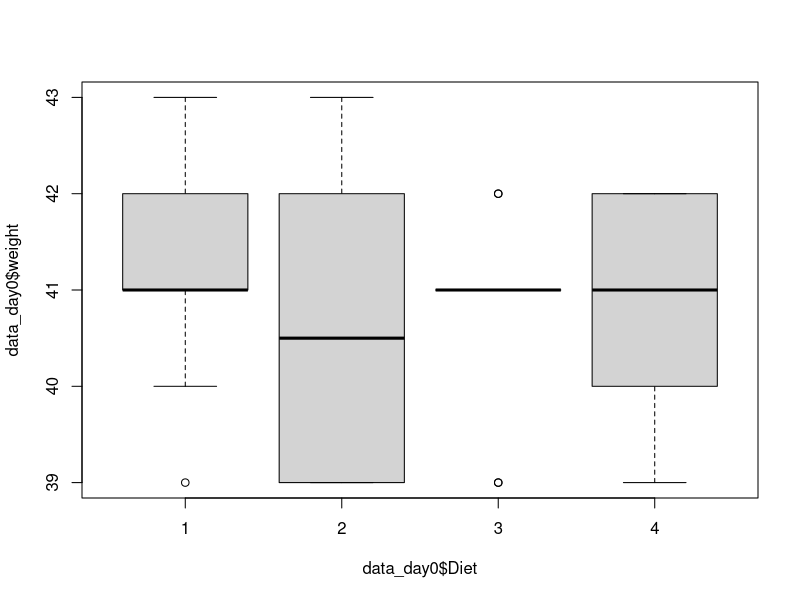
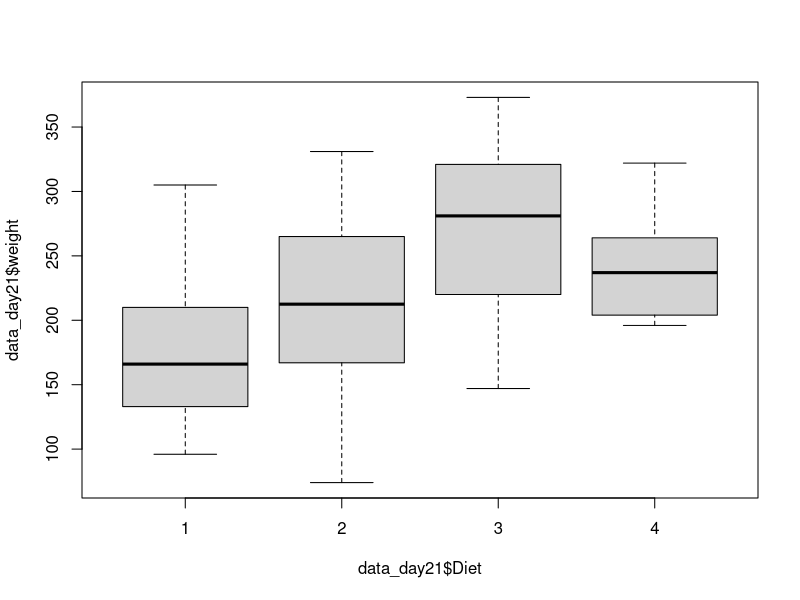

The R source for these figures, in order: (Note: this script raises an error after producing the figures.)
data<-ChickWeight
data_day0<-subset(data,Time==0)
boxplot(data_day0$weight~data_day0$Diet)
anova1<-aov(data_day0$weight~data_day0$Diet)
summary(anova1)
TukeyHSD(anova1)
##no differences, yeah!

#checking for differences on last day
max(data$Time)
data_day21<-subset(data,Time==21)
boxplot(data_day21$weight~data_day21$Diet)
anova2<-aov(data_day21$weight~data_day21$Diet)
summary(anova2)
TukeyHSD(anova2)

#yes!  Treatment 3 is statistically higher than 1.  There's no difference between the rest.

data<-within(data,{
  Chick<-factor(Chick)
  Diet<-factor(Diet)
  Time<-factor(Time)
})
summary(aov(weight~Diet*Time+Error(Chick),data=data))

#p<0.0001 (2e-16)


####BELOW This is experimental, trying to figure out problem 4.
Diet_mean<-subset(data,Chick)
Diet1<-subset(data,Diet==1)
Diet2<-subset(data,Diet==2)
Diet3<-subset(data,Diet==3)
Diet4<-subset(data,Diet==4)
Diet1_mean<-apply(Diet1,(Diet1$weight),mean)
plot(Diet1$Time,mean(Diet1$weight))
